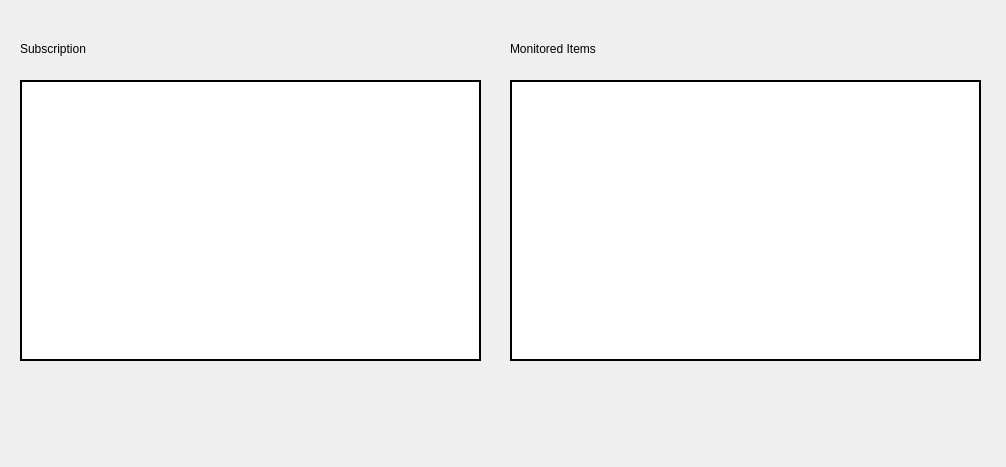
<?xml version="1.0" encoding="UTF-8"?>
<ui version="4.0">
 <class>MainWindow</class>
 <widget class="QMainWindow" name="MainWindow">
  <property name="geometry">
   <rect>
    <x>0</x>
    <y>0</y>
    <width>1006</width>
    <height>467</height>
   </rect>
  </property>
  <property name="windowTitle">
   <string>MainWindow</string>
  </property>
  <widget class="QWidget" name="centralwidget">
   <widget class="QTableView" name="subView">
    <property name="geometry">
     <rect>
      <x>20</x>
      <y>80</y>
      <width>461</width>
      <height>281</height>
     </rect>
    </property>
    <property name="styleSheet">
     <string notr="true">border: 2px solid black;
</string>
    </property>
    <property name="editTriggers">
     <set>QAbstractItemView::NoEditTriggers</set>
    </property>
   </widget>
   <widget class="QTableView" name="monItemView">
    <property name="geometry">
     <rect>
      <x>510</x>
      <y>80</y>
      <width>471</width>
      <height>281</height>
     </rect>
    </property>
    <property name="styleSheet">
     <string notr="true">border: 2px solid black;</string>
    </property>
    <property name="editTriggers">
     <set>QAbstractItemView::NoEditTriggers</set>
    </property>
   </widget>
   <widget class="QLabel" name="label">
    <property name="geometry">
     <rect>
      <x>20</x>
      <y>40</y>
      <width>181</width>
      <height>17</height>
     </rect>
    </property>
    <property name="text">
     <string>Subscription</string>
    </property>
   </widget>
   <widget class="QLabel" name="label_2">
    <property name="geometry">
     <rect>
      <x>510</x>
      <y>40</y>
      <width>151</width>
      <height>17</height>
     </rect>
    </property>
    <property name="text">
     <string>Monitored Items</string>
    </property>
   </widget>
  </widget>
 </widget>
 <resources/>
 <connections/>
</ui>
